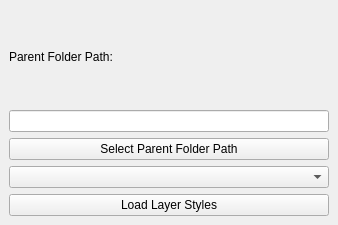
<?xml version="1.0" encoding="UTF-8"?>
<ui version="4.0">
 <class>LayerStyleLoaderDockWidgetBase</class>
 <widget class="QDockWidget" name="LayerStyleLoaderDockWidgetBase">
  <property name="geometry">
   <rect>
    <x>0</x>
    <y>0</y>
    <width>338</width>
    <height>225</height>
   </rect>
  </property>
  <property name="windowTitle">
   <string>Layer Style Loader</string>
  </property>
  <widget class="QWidget" name="dockWidgetContents">
   <layout class="QGridLayout" name="gridLayout">
    <item row="5" column="0">
     <widget class="QComboBox" name="comboBox"/>
    </item>
    <item row="2" column="0">
     <widget class="QLabel" name="label">
      <property name="text">
       <string>Parent Folder Path:</string>
      </property>
     </widget>
    </item>
    <item row="4" column="0">
     <widget class="QPushButton" name="pushButton">
      <property name="text">
       <string>Select Parent Folder Path</string>
      </property>
     </widget>
    </item>
    <item row="6" column="0">
     <widget class="QPushButton" name="pushButton_2">
      <property name="text">
       <string>Load Layer Styles</string>
      </property>
     </widget>
    </item>
    <item row="3" column="0">
     <widget class="QLineEdit" name="lineEdit"/>
    </item>
   </layout>
  </widget>
 </widget>
 <resources/>
 <connections/>
</ui>
